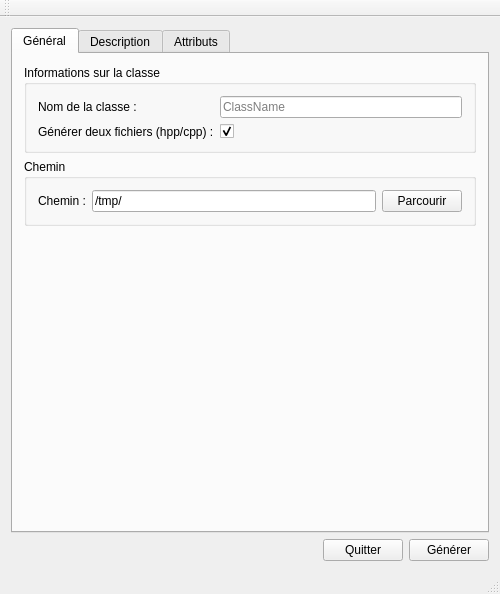
<?xml version="1.0" encoding="UTF-8"?>
<ui version="4.0">
 <class>MainWindow</class>
 <widget class="QMainWindow" name="MainWindow">
  <property name="geometry">
   <rect>
    <x>0</x>
    <y>0</y>
    <width>500</width>
    <height>594</height>
   </rect>
  </property>
  <property name="windowTitle">
   <string>MetaCC</string>
  </property>
  <widget class="QWidget" name="centralWidget">
   <layout class="QVBoxLayout" name="verticalLayout">
    <item>
     <widget class="QTabWidget" name="tabWidget">
      <property name="currentIndex">
       <number>0</number>
      </property>
      <widget class="QWidget" name="tab">
       <attribute name="title">
        <string>Général</string>
       </attribute>
       <layout class="QVBoxLayout" name="verticalLayout_2">
        <item>
         <widget class="QGroupBox" name="groupBox">
          <property name="title">
           <string>Informations sur la classe</string>
          </property>
          <layout class="QHBoxLayout" name="horizontalLayout_2">
           <item>
            <layout class="QFormLayout" name="formLayout">
             <item row="0" column="0">
              <widget class="QLabel" name="label">
               <property name="text">
                <string>Nom de la classe :</string>
               </property>
              </widget>
             </item>
             <item row="0" column="1">
              <widget class="QLineEdit" name="lineEdit_ClassName">
               <property name="placeholderText">
                <string>ClassName</string>
               </property>
              </widget>
             </item>
             <item row="2" column="1">
              <widget class="QCheckBox" name="checkBox_TwoFiles">
               <property name="text">
                <string/>
               </property>
               <property name="checked">
                <bool>true</bool>
               </property>
               <property name="tristate">
                <bool>false</bool>
               </property>
              </widget>
             </item>
             <item row="2" column="0">
              <widget class="QLabel" name="label_3">
               <property name="text">
                <string>Générer deux fichiers (hpp/cpp) :</string>
               </property>
              </widget>
             </item>
            </layout>
           </item>
          </layout>
         </widget>
        </item>
        <item>
         <widget class="QGroupBox" name="groupBox_2">
          <property name="title">
           <string>Chemin</string>
          </property>
          <layout class="QHBoxLayout" name="horizontalLayout_4">
           <item>
            <layout class="QHBoxLayout" name="horizontalLayout_3">
             <item>
              <widget class="QLabel" name="label_2">
               <property name="text">
                <string>Chemin :</string>
               </property>
              </widget>
             </item>
             <item>
              <widget class="QLineEdit" name="lineEdit_Path">
               <property name="text">
                <string>/tmp/</string>
               </property>
               <property name="placeholderText">
                <string/>
               </property>
              </widget>
             </item>
             <item>
              <widget class="QPushButton" name="pushButton_Browse">
               <property name="text">
                <string>Parcourir</string>
               </property>
              </widget>
             </item>
            </layout>
           </item>
          </layout>
         </widget>
        </item>
        <item>
         <spacer name="verticalSpacer">
          <property name="orientation">
           <enum>Qt::Vertical</enum>
          </property>
          <property name="sizeHint" stdset="0">
           <size>
            <width>20</width>
            <height>200</height>
           </size>
          </property>
         </spacer>
        </item>
       </layout>
      </widget>
      <widget class="QWidget" name="tab_2">
       <attribute name="title">
        <string>Description</string>
       </attribute>
       <layout class="QVBoxLayout" name="verticalLayout_9">
        <item>
         <widget class="QGroupBox" name="groupBox_3">
          <property name="title">
           <string>Construction</string>
          </property>
          <layout class="QVBoxLayout" name="verticalLayout_5">
           <item>
            <layout class="QVBoxLayout" name="verticalLayout_3">
             <item>
              <widget class="QCheckBox" name="checkBox_DefaultConstructor">
               <property name="text">
                <string>Ajouter le constructeur par défaut</string>
               </property>
               <property name="checked">
                <bool>true</bool>
               </property>
              </widget>
             </item>
             <item>
              <widget class="QCheckBox" name="checkBox_CopyConstructor">
               <property name="text">
                <string>Ajouter le constructeur par copie</string>
               </property>
               <property name="checked">
                <bool>false</bool>
               </property>
              </widget>
             </item>
            </layout>
           </item>
          </layout>
         </widget>
        </item>
        <item>
         <widget class="QGroupBox" name="groupBox_4">
          <property name="title">
           <string>Destruction</string>
          </property>
          <layout class="QVBoxLayout" name="verticalLayout_6">
           <item>
            <layout class="QVBoxLayout" name="verticalLayout_4">
             <item>
              <widget class="QCheckBox" name="checkBox_Destructor">
               <property name="text">
                <string>Ajouter le destructeur</string>
               </property>
               <property name="checked">
                <bool>true</bool>
               </property>
              </widget>
             </item>
             <item>
              <widget class="QCheckBox" name="checkBox_VirtualDestructor">
               <property name="text">
                <string>Destructeur virtuel</string>
               </property>
              </widget>
             </item>
            </layout>
           </item>
          </layout>
         </widget>
        </item>
        <item>
         <widget class="QGroupBox" name="groupBox_5">
          <property name="title">
           <string>Opérateurs</string>
          </property>
          <layout class="QVBoxLayout" name="verticalLayout_8">
           <item>
            <layout class="QVBoxLayout" name="verticalLayout_7">
             <item>
              <widget class="QCheckBox" name="checkBox_OpCopy">
               <property name="text">
                <string>Opérateur de copie (=)</string>
               </property>
              </widget>
             </item>
             <item>
              <widget class="QCheckBox" name="checkBox_OpComparison">
               <property name="text">
                <string>Opérateurs de comparaison (==, !=)</string>
               </property>
              </widget>
             </item>
             <item>
              <widget class="QCheckBox" name="checkBox_OpRelational">
               <property name="text">
                <string>Opérateurs relationnels (&lt;, &lt;=, &gt;, &gt;=)</string>
               </property>
              </widget>
             </item>
            </layout>
           </item>
          </layout>
         </widget>
        </item>
        <item>
         <spacer name="verticalSpacer_2">
          <property name="orientation">
           <enum>Qt::Vertical</enum>
          </property>
          <property name="sizeHint" stdset="0">
           <size>
            <width>20</width>
            <height>90</height>
           </size>
          </property>
         </spacer>
        </item>
       </layout>
      </widget>
      <widget class="QWidget" name="tab_3">
       <attribute name="title">
        <string>Attributs</string>
       </attribute>
       <layout class="QVBoxLayout" name="verticalLayout_10">
        <item>
         <widget class="QListView" name="listView_FieldMember">
          <property name="viewMode">
           <enum>QListView::ListMode</enum>
          </property>
         </widget>
        </item>
        <item>
         <layout class="QHBoxLayout" name="horizontalLayout_5">
          <item>
           <spacer name="horizontalSpacer_2">
            <property name="orientation">
             <enum>Qt::Horizontal</enum>
            </property>
            <property name="sizeHint" stdset="0">
             <size>
              <width>40</width>
              <height>20</height>
             </size>
            </property>
           </spacer>
          </item>
          <item>
           <widget class="QPushButton" name="pushButton_Add">
            <property name="text">
             <string>Ajouter</string>
            </property>
            <property name="icon">
             <iconset resource="../resources/resources.qrc">
              <normaloff>:/images/images/plus.png</normaloff>:/images/images/plus.png</iconset>
            </property>
           </widget>
          </item>
          <item>
           <widget class="QPushButton" name="pushButton_Remove">
            <property name="text">
             <string>Retirer</string>
            </property>
            <property name="icon">
             <iconset resource="../resources/resources.qrc">
              <normaloff>:/images/images/moins.png</normaloff>:/images/images/moins.png</iconset>
            </property>
           </widget>
          </item>
         </layout>
        </item>
       </layout>
      </widget>
     </widget>
    </item>
    <item>
     <layout class="QHBoxLayout" name="horizontalLayout">
      <item>
       <spacer name="horizontalSpacer">
        <property name="orientation">
         <enum>Qt::Horizontal</enum>
        </property>
        <property name="sizeHint" stdset="0">
         <size>
          <width>40</width>
          <height>20</height>
         </size>
        </property>
       </spacer>
      </item>
      <item>
       <widget class="QPushButton" name="pushButton_Quit">
        <property name="text">
         <string>Quitter</string>
        </property>
        <property name="icon">
         <iconset resource="../resources/resources.qrc">
          <normaloff>:/images/images/annuler.png</normaloff>:/images/images/annuler.png</iconset>
        </property>
       </widget>
      </item>
      <item>
       <widget class="QPushButton" name="pushButton_OK">
        <property name="text">
         <string>Générer</string>
        </property>
        <property name="icon">
         <iconset resource="../resources/resources.qrc">
          <normaloff>:/images/images/valider.png</normaloff>:/images/images/valider.png</iconset>
        </property>
       </widget>
      </item>
     </layout>
    </item>
   </layout>
  </widget>
  <widget class="QMenuBar" name="menuBar">
   <property name="geometry">
    <rect>
     <x>0</x>
     <y>0</y>
     <width>500</width>
     <height>22</height>
    </rect>
   </property>
  </widget>
  <widget class="QToolBar" name="mainToolBar">
   <attribute name="toolBarArea">
    <enum>TopToolBarArea</enum>
   </attribute>
   <attribute name="toolBarBreak">
    <bool>false</bool>
   </attribute>
  </widget>
  <widget class="QStatusBar" name="statusBar"/>
 </widget>
 <layoutdefault spacing="6" margin="11"/>
 <resources>
  <include location="../resources/resources.qrc"/>
 </resources>
 <connections/>
</ui>
